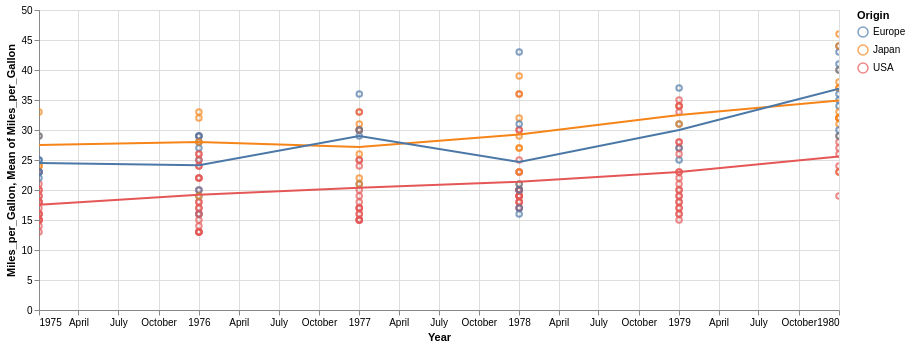

The notebook cell saved with this chart:
### Code cell
from datetime import date
date1 = date(1975, 1, 1)
date2 = date(1980, 12, 31)
yrs_75_80 = cars.filter(
        pl.col("Year").is_between(date1, date2)
        )
points = alt.Chart(
    yrs_75_80
    ).mark_point().encode(
  x='Year:T',
  y='Miles_per_Gallon',
  color='Origin:N'
).properties(
  width=800
)

lines = alt.Chart(
    yrs_75_80
    ).mark_line().encode(
  x='Year:T',
  y='mean(Miles_per_Gallon)',
  color='Origin'
).properties(
  width=800
).interactive(bind_y=False)

points + lines

### Figure 1 — Vega-Lite specification as saved in the notebook (floating-point values rounded to 4 significant figures; data arrays with more than 128 entries replaced by an {"elided": "..."} marker saying what was removed)
{"config": {"view": {"continuousWidth": 300, "continuousHeight": 300}}, "layer": [{"mark": {"type": "point"}, "encoding": {"color": {"field": "Origin", "type": "nominal"}, "x": {"field": "Year", "type": "temporal"}, "y": {"field": "Miles_per_Gallon", "type": "quantitative"}}}, {"mark": {"type": "line"}, "encoding": {"color": {"field": "Origin", "sort": ["Europe", "Japan", "USA"], "type": "ordinal"}, "x": {"field": "Year", "type": "temporal"}, "y": {"aggregate": "mean", "field": "Miles_per_Gallon", "type": "quantitative"}}, "name": "view_6"}], "data": {"name": "data-3d86314b3500f61802cb9d86ce322fdf"}, "params": [{"name": "param_11", "select": {"type": "interval", "encodings": ["x"]}, "bind": "scales", "views": ["view_6"]}], "width": 800, "$schema": "https://vega.github.io/schema/vega-lite/v5.20.1.json", "datasets": {"data-3d86314b3500f61802cb9d86ce322fdf": {"elided": "186 records"}}}
